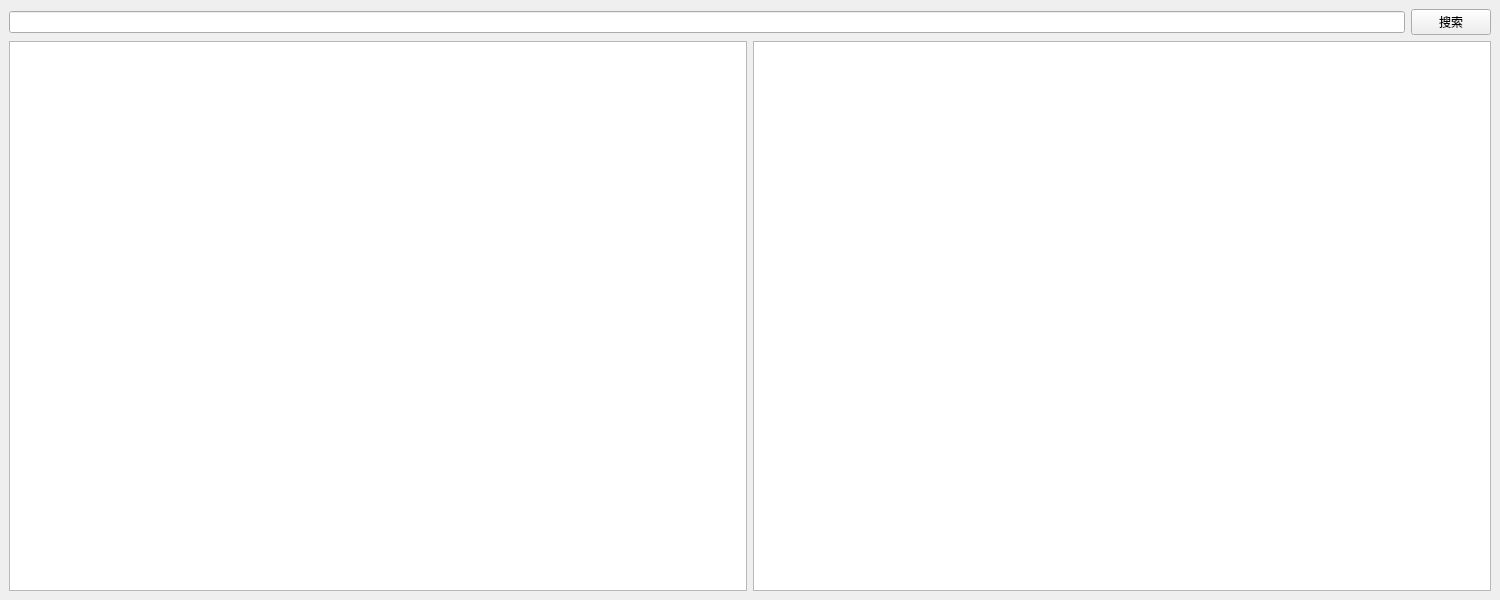
<?xml version="1.0" encoding="UTF-8"?>
<ui version="4.0">
 <class>MainWindow</class>
 <widget class="QMainWindow" name="MainWindow">
  <property name="geometry">
   <rect>
    <x>0</x>
    <y>0</y>
    <width>1500</width>
    <height>600</height>
   </rect>
  </property>
  <property name="windowTitle">
   <string>文本语义检索系统</string>
  </property>
  <widget class="QWidget" name="centralwidget">
   <layout class="QVBoxLayout" name="verticalLayout">
    <item>
     <layout class="QHBoxLayout" name="inputLayout">
      <item>
       <widget class="QLineEdit" name="inputLine"/>
      </item>
      <item>
       <widget class="QPushButton" name="searchButton">
        <property name="text">
         <string>搜索</string>
        </property>
       </widget>
      </item>
     </layout>
    </item>
    <item>
     <layout class="QHBoxLayout" name="resultLayout">
      <item>
       <widget class="QTextBrowser" name="resultBrowser"/>
      </item>
      <item>
       <widget class="QTextBrowser" name="llmBrowser"/>
      </item>
     </layout>
    </item>
   </layout>
  </widget>
 </widget>
 <resources/>
 <connections/>
</ui>
